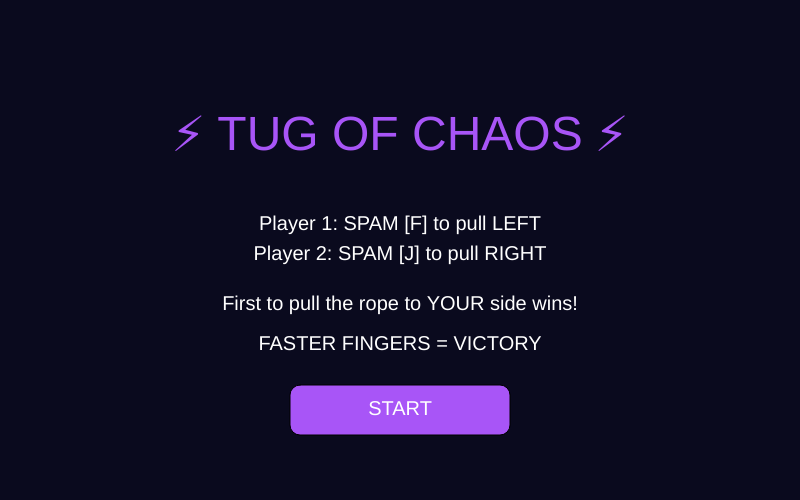
Frame 1 (no input)
Frame 60 (no input): identical to frame 1, image omitted
Frame 120 (the mouse pressed at the canvas centre since frame 60): identical to frame 1, image omitted

The p5.js sketch that drew this single still picture (run headless with seeded random() and noise() and a simulated clock; from frame 60 on, the mouse is pressed at the canvas centre):

// p5.js sketch
// ── sketch.js
// TUG OF CHAOS
// One‑key two‑player button masher
// Player 1: F key  |  Player 2: J key
// First to pull rope 100% wins

let mode = "MENU";
let p1Power = 50;    // 0 = full right (P2 wins), 100 = full left (P1 wins)
let winThreshold = 100;
let winner = "";
let shake = 0;
let p1MashCount = 0;
let p2MashCount = 0;
let frameCounter = 0;

function setup() {
  createCanvas(800, 500);
  textAlign(CENTER);
}

function draw() {
  // Screen shake effect
  if (shake > 0) {
    translate(random(-shake, shake), random(-shake, shake));
    shake *= 0.9;
  }
  
  background(10, 10, 30);
  
  if (mode === "MENU") drawMenu();
  else if (mode === "GAME") {
    updateGame();
    drawGame();
    checkWin();
  } else if (mode === "WIN") drawWinScreen();
}

// ---------------------- MENU ----------------------
function drawMenu() {
  fill(168, 85, 247);
  textSize(48);
  text("⚡ TUG OF CHAOS ⚡", width/2, height/2 - 100);
  
  fill(255);
  textSize(20);
  text("Player 1: SPAM [F] to pull LEFT", width/2, height/2 - 20);
  text("Player 2: SPAM [J] to pull RIGHT", width/2, height/2 + 10);
  text("First to pull the rope to YOUR side wins!", width/2, height/2 + 60);
  text("FASTER FINGERS = VICTORY", width/2, height/2 + 100);
  
  drawButton(width/2, height/2 + 160, 220, 50, "START");
  
  if (mouseIsPressed && 
      mouseX > width/2 - 110 && mouseX < width/2 + 110 &&
      mouseY > height/2 + 135 && mouseY < height/2 + 185) {
    resetGame();
    mode = "GAME";
  }
}

// ---------------------- GAME LOGIC ----------------------
function resetGame() {
  p1Power = 50;
  p1MashCount = 0;
  p2MashCount = 0;
  frameCounter = 0;
  shake = 0;
}

function updateGame() {
  // Real‑time key detection for mashing
  // No cooldown – every frame the key is down counts as a press
  // But to prevent 60 presses per second, we limit to once per 3 frames
  // This makes it fair for both players and prevents cheating with auto-clickers
  if (frameCounter % 3 === 0) {
    if (keyIsDown(70)) { // F key
      p1Power = min(p1Power + 3, winThreshold);
      shake = 3;
    }
    if (keyIsDown(74)) { // J key
      p1Power = max(p1Power - 3, 0);
      shake = 3;
    }
  }
  frameCounter++;
  
  // Natural drift toward center if no one presses (optional, makes game less stalemate)
  if (!keyIsDown(70) && !keyIsDown(74)) {
    if (p1Power > 50) p1Power = max(50, p1Power - 0.5);
    if (p1Power < 50) p1Power = min(50, p1Power + 0.5);
  }
}

function drawGame() {
  // Draw background sides
  noStroke();
  fill(59, 130, 246, 50);
  rect(0, 0, width/2, height);
  fill(239, 68, 68, 50);
  rect(width/2, 0, width/2, height);
  
  // Draw rope track
  stroke(255, 100);
  strokeWeight(4);
  line(100, height/2, width - 100, height/2);
  
  // Draw rope knot (position based on p1Power)
  let ropeX = map(p1Power, 0, winThreshold, width - 100, 100);
  fill(168, 85, 247);
  noStroke();
  ellipse(ropeX, height/2, 40, 40);
  fill(255);
  ellipse(ropeX, height/2, 20, 20);
  
  // Draw power bars
  fill(59, 130, 246);
  rect(50, height - 50, map(p1Power, 0, winThreshold, 0, width/2 - 60), 30);
  fill(239, 68, 68);
  rect(width/2 + 10, height - 50, map(winThreshold - p1Power, 0, winThreshold, 0, width/2 - 60), 30);
  
  // Percentage text
  fill(255);
  textSize(16);
  text(floor(p1Power) + "%", ropeX, height/2 - 20);
  text(floor(winThreshold - p1Power) + "%", ropeX, height/2 + 40);
  
  // Instructions
  fill(200);
  textSize(14);
  text("SPAM F", width/4, height - 80);
  text("SPAM J", width*3/4, height - 80);
  
  // Back button
  fill(255, 30);
  rect(20, 20, 90, 35, 5);
  fill(255);
  textSize(14);
  text("MENU", 65, 37);
  if (mouseIsPressed && mouseX > 20 && mouseX < 110 && mouseY > 20 && mouseY < 55) {
    mode = "MENU";
  }
}

function checkWin() {
  if (p1Power >= winThreshold) {
    mode = "WIN";
    winner = "PLAYER 1 (BLUE)";
  } else if (p1Power <= 0) {
    mode = "WIN";
    winner = "PLAYER 2 (RED)";
  }
}

function drawWinScreen() {
  background(10, 10, 30);
  fill(168, 85, 247);
  textSize(50);
  text(winner + " WINS!", width/2, height/2 - 50);
  textSize(24);
  fill(255);
  text("Victory by button mashing!", width/2, height/2);
  textSize(18);
  text("Click to return to menu", width/2, height/2 + 80);
  
  if (mouseIsPressed) {
    mode = "MENU";
  }
}

function drawButton(x, y, w, h, label) {
  fill(168, 85, 247);
  rectMode(CENTER);
  rect(x, y, w, h, 10);
  fill(255);
  textSize(20);
  text(label, x, y+5);
  rectMode(CORNER);
}

function windowResized() {
  resizeCanvas(windowWidth, windowHeight);
}
